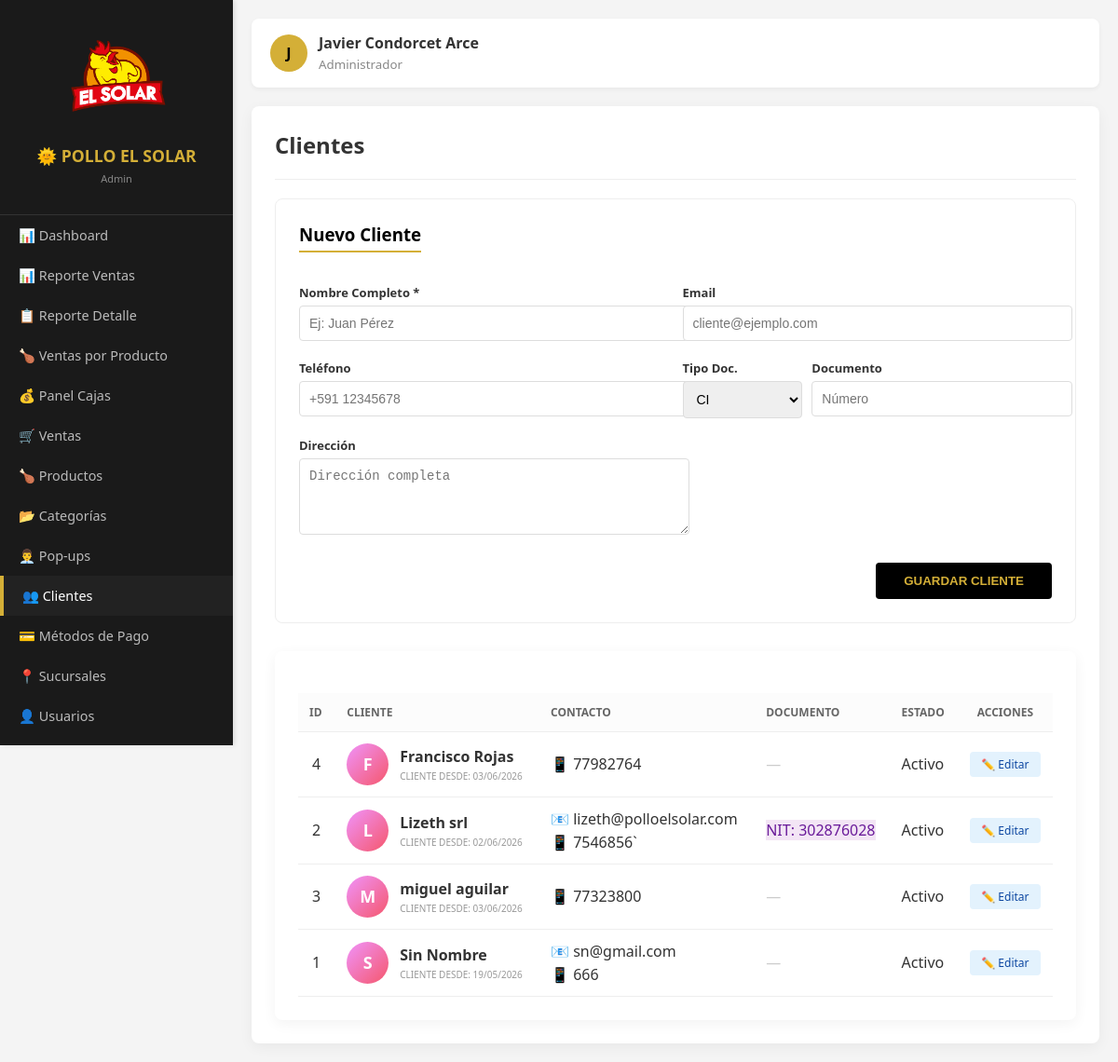
Screenshot of /bolivia/admin.php?mod=clientes (signed in) with the database file from the repository.
### tables this page shows
CREATE TABLE `clientes` (
  `id` int(11) NOT NULL,
  `nombre` varchar(150) NOT NULL,
  `email` varchar(100) DEFAULT NULL,
  `telefono` varchar(20) DEFAULT NULL,
  `documento` varchar(50) DEFAULT NULL,
  `tipo_documento` varchar(50) DEFAULT NULL,
  `direccion` text DEFAULT NULL,
  `created_at` datetime DEFAULT current_timestamp(),
  `estado` tinyint(1) DEFAULT 1
);

### bolivia/modulos/clientes.php (the view, shortened to what this page needs)
<?php
$cliente_edit = null;
$clientes = $pdo->query("SELECT * FROM clientes ORDER BY nombre ASC")->fetchAll();
?>
<div style="background:#fff; padding:25px; border-radius:8px; border:1px solid #eee; margin-bottom:30px;">
    <h3 style="margin-top:0; color:#000; border-bottom: 2px solid #D4AF37; display:inline-block; padding-bottom:5px;">
        <?php echo $cliente_edit ? "Editar Cliente" : "Nuevo Cliente"; ?>
    </h3>
    <form id="formCliente" method="POST">
        <div class="grid-2cols">
            <div class="form-group">
                <label>Nombre Completo *</label>
                <input type="text" name="nombre" id="input_nombre" required value="<?php echo $cliente_edit['nombre'] ?? ''; ?>" placeholder="Ej: Juan Pérez">
            </div>
            <div class="form-group">
                <label>Email</label>
                <input type="email" name="email" value="<?php echo $cliente_edit['email'] ?? ''; ?>" placeholder="cliente@ejemplo.com">
            </div>
            <div class="form-group">
                <label>Teléfono</label>
                <input type="tel" name="telefono" value="<?php echo $cliente_edit['telefono'] ?? ''; ?>" placeholder="+591 12345678">
            </div>
            <div class="form-group" style="display:grid; grid-template-columns: 1fr 2fr; gap:10px;">
                <div>
                    <label>Tipo Doc.</label>
                    <select name="tipo_documento">
                        <option value="CI" <?php echo ($cliente_edit['tipo_documento'] ?? '') == 'CI' ? 'selected' : ''; ?>>CI</option>
                    </select>
                </div>
                <div>
                    <label>Documento</label>
                    <input type="text" name="documento" value="<?php echo $cliente_edit['documento'] ?? ''; ?>" placeholder="Número">
                </div>
            </div>
            <div class="form-group">
                <label>Dirección</label>
                <textarea name="direccion" placeholder="Dirección completa"><?php echo $cliente_edit['direccion'] ?? ''; ?></textarea>
            </div>
        </div>
        <div style="margin-top:20px; display:flex; gap:10px; justify-content:flex-end;">
            <button type="button" onclick="abrirModalCliente()"
                    style="background:#000; color:#D4AF37; border:none; padding:12px 30px; border-radius:4px; cursor:pointer; font-weight:bold;">
                <?php echo $cliente_edit ? "ACTUALIZAR CLIENTE" : "GUARDAR CLIENTE"; ?>
            </button>
        </div>
    </form>
</div>
<div class="table-card">
    <table>
        <thead>
            <tr>
                <th>ID</th>
                <th>Cliente</th>
                <th>Contacto</th>
                <th>Documento</th>
                <th>Estado</th>
                <th style="text-align:center;">Acciones</th>
            </tr>
        </thead>
        <tbody>
            <?php foreach ($clientes as $c): ?>
            <tr>
                <td style="padding:15px;"><?php echo $c['id']; ?></td>
                <td>
                    <div style="display:flex; align-items:center; gap:12px;">
                        <div class="cliente-avatar">
                            <?php echo strtoupper(substr($c['nombre'], 0, 1)); ?>
                        </div>
                        <div class="info-cliente">
                            <strong><?php echo htmlspecialchars($c['nombre']); ?></strong>
                            <span class="info-label">Cliente desde: <?php echo date('d/m/Y', strtotime($c['created_at'])); ?></span>
                        </div>
                    </div>
                </td>
                <td>
                    <div class="info-cliente">
                        <?php if($c['email']): ?>
                            <span>📧 <?php echo htmlspecialchars($c['email']); ?></span>
                        <?php endif; ?>
                        <?php if($c['telefono']): ?>
                            <span>📱 <?php echo htmlspecialchars($c['telefono']); ?></span>
                        <?php endif; ?>
                    </div>
                </td>
                <td>
                    <?php if($c['documento']): ?>
                        <span class="badge" style="background:#f3e5f5; color:#6a1b9a;">
                            <?php echo $c['tipo_documento']; ?>: <?php echo $c['documento']; ?>
                        </span>
                    <?php else: ?>
                        <span style="color:#ccc;">—</span>
                    <?php endif; ?>
                </td>
                <td>
                    <span class="badge <?php echo $c['estado'] ? 'badge-active' : 'badge-inactive'; ?>">
                        <?php echo $c['estado'] ? 'Activo' : 'Inactivo'; ?>
                    </span>
                </td>
                <td style="text-align:center;">
                    <div class="btn-group" style="display:flex; gap:5px; justify-content:center;">
                        <a href="admin.php?mod=clientes&edit=<?php echo $c['id']; ?>"
                           style="background:#e3f2fd; color:#0d47a1; padding:5px 12px; border-radius:4px; text-decoration:none; font-size:12px;">
                            ✏️ Editar
                        </a>
                    </div>
                </td>
            </tr>
            <?php endforeach; ?>
        </tbody>
    </table>
</div>

### bolivia/admin.php (style rules this page uses)
:root { --sidebar-width: 250px; --gold: #D4AF37; --dark: #1a1a1a; }
body { margin: 0; display: flex; font-family: 'Segoe UI', sans-serif; background: #f4f4f4; color: #333; }
.table-card { background: #fff; padding: 25px; border-radius: 8px; box-shadow: 0 4px 15px rgba(0,0,0,0.05); overflow-x: auto; }
table { width: 100%; border-collapse: collapse; margin-top: 20px; }
th, td { text-align: left; padding: 12px; border-bottom: 1px solid #eee; }
th { background: #fcfcfc; color: #666; text-transform: uppercase; font-size: 0.75em; }

### bolivia/modulos/clientes.php (style rules this page uses)
.cliente-avatar { width: 45px; height: 45px; background: linear-gradient(135deg, #f093fb 0%, #f5576c 100%); border-radius: 50%; display: inline-flex; align-items: center; justify-content: center; color: white; font-size: 18px; font-weight: bold; }
.info-cliente { display: flex; flex-direction: column; gap: 3px; }
.info-label { font-size: 10px; color: #999; text-transform: uppercase; }
.grid-2cols { display: grid; grid-template-columns: repeat(2, 1fr); gap: 15px; margin-top: 15px; }
.form-group { margin-bottom: 5px; }
.form-group label { font-weight: bold; font-size: 13px; display: block; margin-bottom: 5px; }
.form-group input, .form-group select, .form-group textarea { width: 100%; padding: 10px; border: 1px solid #ddd; border-radius: 4px; font-size: 14px; }
.form-group textarea { resize: vertical; min-height: 60px; }

### rows the page displays
clientes: id "4", nombre "F", nombre "Francisco Rojas", created_at "03/06/2026", telefono "77982764", estado "Activo"
clientes: id "2", nombre "L", nombre "Lizeth srl", created_at "02/06/2026", email "lizeth@polloelsolar.com", telefono "7546856`", tipo_documento "NIT", documento "302876028", estado "Activo"
clientes: id "3", nombre "M", nombre "miguel aguilar", created_at "03/06/2026", telefono "77323800", estado "Activo"
clientes: id "1", nombre "S", nombre "Sin Nombre", created_at "19/05/2026", email "sn@gmail.com", telefono "666", estado "Activo"

### other values shown
$user_rol "Admin"
$item['icono'] "📊"
$item['nombre'] "Dashboard"
$item['nombre'] "Reporte Ventas"
$item['icono'] "📋"
$item['nombre'] "Reporte Detalle"
$item['icono'] "🍗"
$item['nombre'] "Ventas por Producto"
$item['icono'] "💰"
$item['nombre'] "Panel Cajas"
$item['icono'] "🛒"
$item['nombre'] "Ventas"
$item['nombre'] "Productos"
$item['icono'] "📂"
$item['nombre'] "Categorías"
